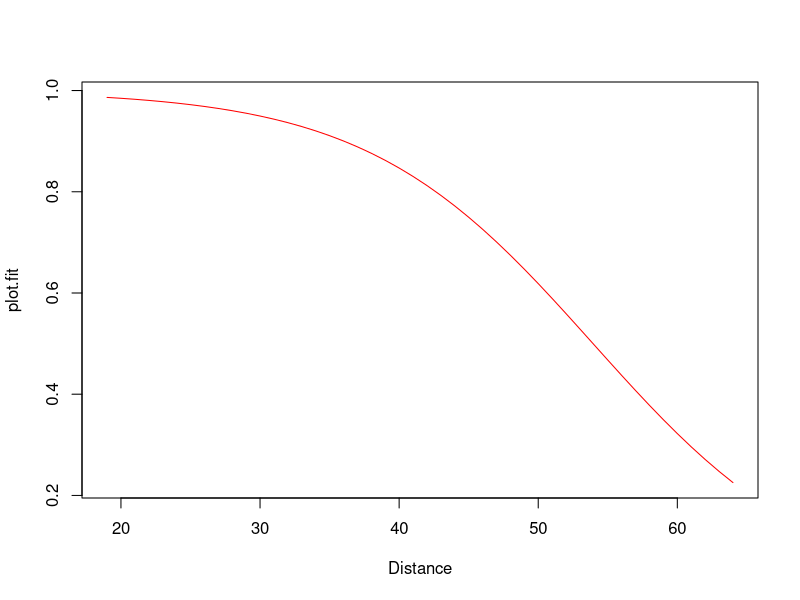
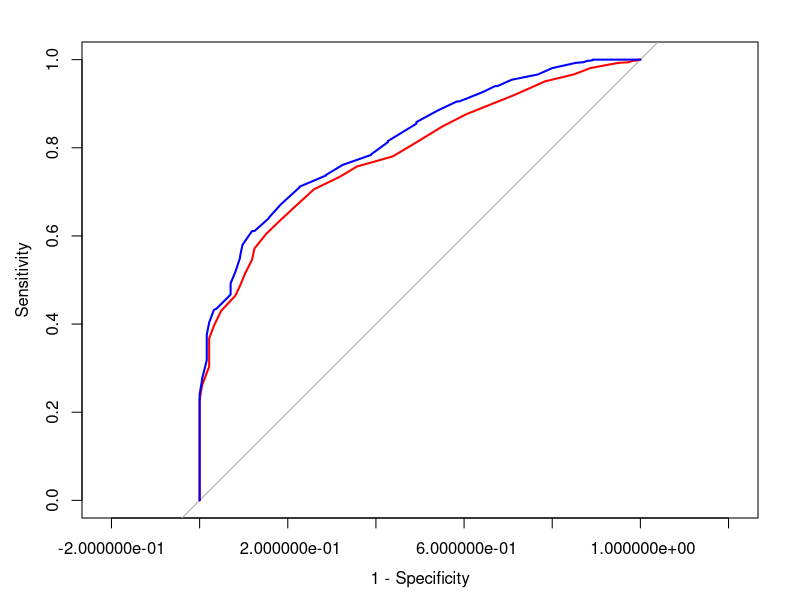

Reproduce these figures in R, in order. (Note: this script raises an error after producing the figures.)
#########
#TASK 29
#########

# (a) Download the file FieldGoal.csv from RWTHmoodle 
# and load it as a data frame into your workspace.

FG = read.csv("FieldGoal.csv", header = TRUE, sep = ";")

# (b) Fit a logistic regression model that predicts Good. 
# using Dist as explanatory variable and plot the predicted probabilities 
# for a good kick as a function of Dist.

FG.fit = glm(Good. ~ Dist, data = FG, family = binomial(link = logit))

plot.fit = function(x, coeff){
  
  return( exp(coeff[1] + x*coeff[2])/(1 + exp(coeff[1] + x*coeff[2])) )
  
}

x = min(FG$Dist):max(FG$Dist)

plot(x, 
     plot.fit(x, FG.fit$coefficients), 
     type="l", 
     xlab = "Distance", 
     ylab = "plot.fit", 
     col = "red")

# (c) Calculate the percentage of correct classified observations 
# according to the model in (b).

Good.pred = predict(FG.fit, type = "response") > 0.5

sum(FG$Good. == Good.pred)/nrow(FG)

# (d) Test at significance level α = 0.05 the hypotheses
# H0 :β1 =0 versus H1 :β1 ∕=0

z.squared=(FG.fit$coefficients[2]/summary(FG.fit)$coefficients[2,2])^2
p.val=1-pchisq(z.squared, df=1)
p.val


# (e) Compute 90% profile likelihood confidence intervals 
# for the parameters of intercept and Dist, 
# as well as for the probability of a successful kick 
# when the distance to the goal is 19, 39 and 64 yards.

CI=confint(FG.fit, level=0.9) #profile likelihoood CI 

prof.CI = function(x, coff){
  
  return(exp(coff[1,] + coff[2,]*x)/(1 + exp(coff[1,] + coff[2,]*x)))
  
}

prof.CI(19, CI)
prof.CI(39, CI)
prof.CI(64, CI)

# (f) Fit a logistic regression model, 
# that predicts Good. 
# using the attributes Dist, Blk., Pressure, Roof.type, Altitude and Field. 
# Select the model with smallest AIC 
# using a backwards stepwise selection algorithm. 
# Calculate the percentage of correct classified observations 
# according to this model and compare it with the percentage from (e).

FG2.glm = glm(Good. ~ Dist + Blk. + Pressure + Roof.type + Altitude + Field, data = FG, family = binomial(link = logit))

FG2.AIC = step(FG2.glm, direction = "backward")

Good.pred.2 = predict(FG2.AIC, type = "response") > 0.5

sum(FG$Good. == Good.pred.2)/nrow(FG)

library(pROC)

roc.curve.b = roc(Good. ~ fitted(FG.fit), data = FG)
plot.roc(roc.curve.b, legacy.axes = TRUE, col = "red")

roc.curve.f = roc(Good. ~ fitted(FG2.AIC), data = FG)
plot.roc(roc.curve.f, legacy.axes = TRUE, add=TRUE, col = "blue")

#########
#Alligator
#########

alligator = read.table("alligators.dat", header = TRUE)

fit = vglm(formula = cbind(y2, y3, y4, y5, y1)
           ~ size + factor(lake), family = multinomial,
           data = alligator)


#########
#TASK 30
#########

library(VGAM)
library(vcdExtra)

Hoyt.tab = ftable(Hoyt, col.vars="Status")

Rank=factor(c(rep("Low", 14), rep("Middle", 14), rep("High", 14)))
Occ=factor(rep(c(rep(1, 2), rep(2, 2), rep(3, 2), rep(4, 2), rep(5,2), rep(6,2), rep(7,2)), 3))
Sex=factor(rep(c("Female", "Male"), 21))

hoyt.fit = vglm(Hoyt.tab ~ Rank*Occ + Rank*Sex + Sex*Occ, family = multinomial)

fit.null=vglm(Hoyt.tab~1,family=multinomial)
# p-value of influence of explanatory variables (test versus the null model)
1 - pchisq(deviance(fit.null)-deviance(hoyt.fit),
           df=df.residual(fit.null)-df.residual(hoyt.fit)) 

fit2 = vglm(Hoyt.tab ~ Rank*Occ + Sex*Occ, family = multinomial)
1 - pchisq(deviance(fit.null)-deviance(fit2),
           df=df.residual(fit.null)-df.residual(fit2)) 

hoyt.fit.BIC = step4(hoyt.fit, direction = "backward", k = log(sum(Hoyt.tab)))

hoyt.fit.AIC = step4(hoyt.fit, direction = "backward")

#########
#TASK 31
#########

Vietnam.tab = ftable(xtabs(Freq~sex+year+response,data=Vietnam), col.vars="response")

sex=factor(c(rep("Female",5), rep("Male", 5)))
year=factor(rep(1:5,2))

baseline.cat.log.odds<-matrix(0,10,3) #we have 10 rows in Vietnam.tab and 4 columns
for (i in 1:3){
  baseline.cat.log.odds[,i] = log(Vietnam.tab[,i]/Vietnam.tab[,4])
}
baseline.cat.log.odds=xtabs(baseline.cat.log.odds~sex+year)

# cumulative log odds
cum.log.odds<-matrix(0,10,3)
cum.log.odds[,1]=log(Vietnam.tab[,1]/rowSums(Vietnam.tab[,2:4]))
cum.log.odds[,2] = log(rowSums(Vietnam.tab[,1:2])/rowSums(Vietnam.tab[,3:4]))
cum.log.odds[,3]=log(rowSums(Vietnam.tab[,1:3])/Vietnam.tab[,4])
cum.log.odds=xtabs(cum.log.odds~sex+year)

# plot of the log-odds
matplot(baseline.cat.log.odds[1, , ],type="p",pch=1,xlab="",ylab="Estimated Baseline-Category Log-Odds", xaxt="n",main="Sample Baseline-Category LO for factor level female")
matplot(baseline.cat.log.odds[2, , ],type="p",pch=1,xlab="",ylab="Estimated Baseline-Category Log-Odds", xaxt="n",main="Sample Baseline-Category LO for factor level male")
matplot(cum.log.odds[1, , ],type="p",pch=1,xlab="",ylab="Estimated Cumulative Log-Odds", xaxt="n",main="Sample Cumulative LO for factor level female")
matplot(cum.log.odds[2, , ],type="p",pch=1,xlab="",ylab="Estimated Cumulative Log-Odds", xaxt="n",main="Sample Cumulative LO for factor level male")

# (c)
# cumulative logit model
fit.viet.logit=vglm(Vietnam.tab~sex+year, 
                    family = cumulative(parallel=FALSE, 
                                        link="logitlink"))

# (d)
fit.viet.probit=vglm(Vietnam.tab~sex+year, 
                    family = cumulative(parallel=TRUE, 
                                        link="probit"))


# (e)
# cumulative probit model
# Chi-squared 
mu=c(predict(fit.viet.probit,type="response")*rowSums(Vietnam.tab))  #need for pearsons X^2
X.square.probit<-sum((c(Vietnam.tab)-mu)^2/mu) #pearsons X^2
# p-values
1-pchisq(deviance(fit.viet.probit),df.residual(fit.viet.probit)) 
1-pchisq(X.square.probit,df.residual(fit.viet.probit))

# cumulative logit model
# Chi-squared
mu=c(predict(fit.viet.logit,type="response")*rowSums(Vietnam.tab))
X.square.logit<-sum((c(Vietnam.tab)-mu)^2/mu) 
# p-values
1-pchisq(deviance(fit.viet.logit),df.residual(fit.viet.logit)) 
1-pchisq(X.square.logit,df.residual(fit.viet.logit))
